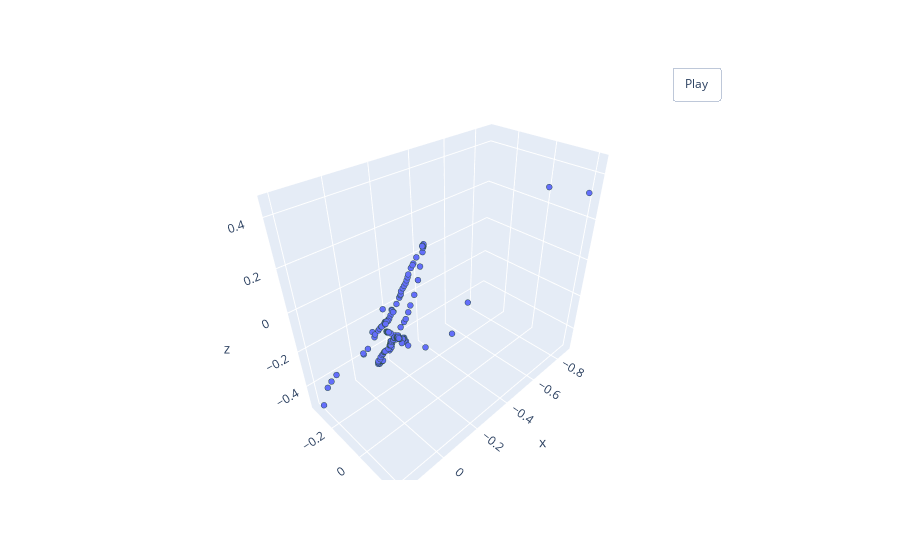

The cell this chart's notebook holds for it:
### Markdown cell above
__Семплирование точек:__ <br>
Пример с семплированием без весов:

### Code cell
sampled_point_cloud = PointSampler(150)(norm_pointcloud)
pcshow(*sampled_point_cloud.T)

### Figure 1 — Plotly figure (JSON) as saved in the notebook; plotly's stock layout.template omitted (floating-point values rounded to 4 significant figures; data arrays with more than 128 entries replaced by an {"elided": "..."} marker saying what was removed)
{"data": [{"marker": {"line": {"color": "DarkSlateGrey", "width": 2}, "size": 2}, "mode": "markers", "type": "scatter3d", "x": {"elided": "150 float values"}, "y": {"elided": "150 float values"}, "z": {"elided": "150 float values"}}], "layout": {"updatemenus": [{"buttons": [{"args": [null, {"frame": {"duration": 50, "redraw": true}, "fromcurrent": true, "mode": "immediate", "transition": {"duration": 0}}], "label": "Play", "method": "animate"}], "pad": {"r": 10, "t": 45}, "showactive": false, "type": "buttons", "x": 0.8, "xanchor": "left", "y": 1, "yanchor": "bottom"}]}}
